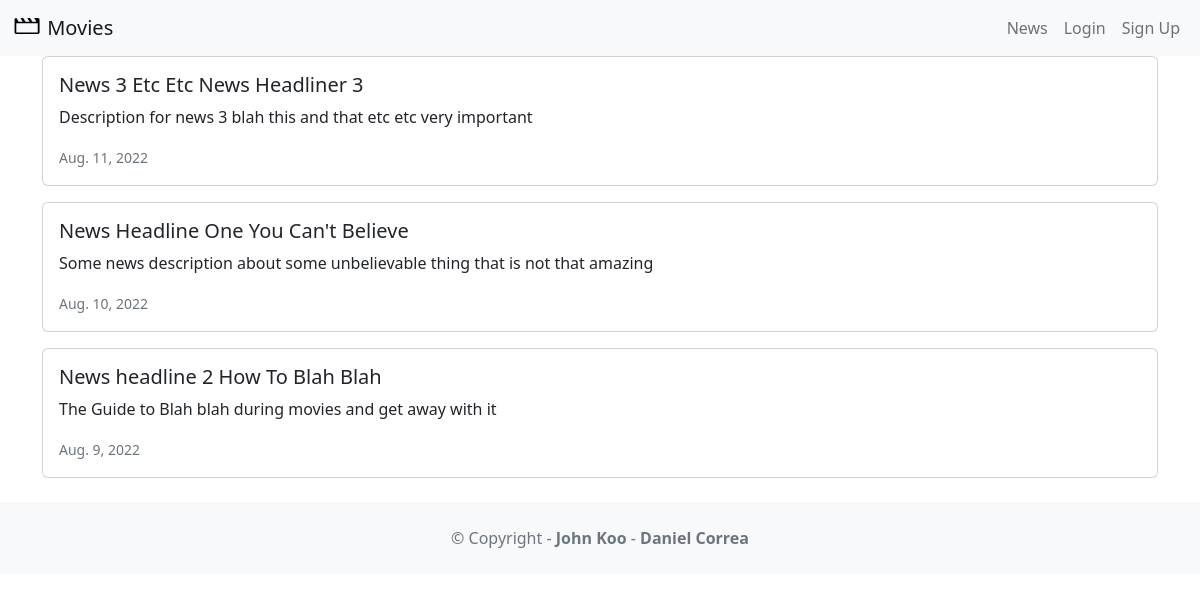
Page /news/ on the committed database.
### news/models.py (models this page shows, shortened)
class News(models.Model):
    headline = models.CharField(max_length=200)
    body = models.TextField()
    date = models.DateField()

### news/views.py (the view)
# urls.py: path('news/', include('news.urls'), name='news'),
def news(request):
    newss = News.objects.all().order_by('-date')
    return render(request, 'news.html', {'newss': newss })

### news/templates/news.html
    {% extends 'base.html' %}
    {% block content %}
        {% for news in newss %}
        <div class="card mb-3">
            <div class="row g-0">
                <div>
                    <div class="card-body">
                        <h5 class="card-title">{{ news.headline }}</h5>
                        <p class="card-text">{{ news.body }}</p>
                        <p class="card-text">
                            <small class="text-muted">
                                {{ news.date }}
                            </small>
                        </p>
                    </div>
                </div>
            </div>
        </div>
        {% endfor %}
    {% endblock content %}

### rows in the picture
News: headline "News 3 Etc Etc News Headliner 3", body "Description for news 3 blah this and that etc etc very important", date "Aug. 11, 2022"
News: headline "News Headline One You Can't Believe", body "Some news description about some unbelievable thing that is not that amazing", date "Aug. 10, 2022"
News: headline "News headline 2 How To Blah Blah", body "The Guide to Blah blah during movies and get away with it", date "Aug. 9, 2022"
